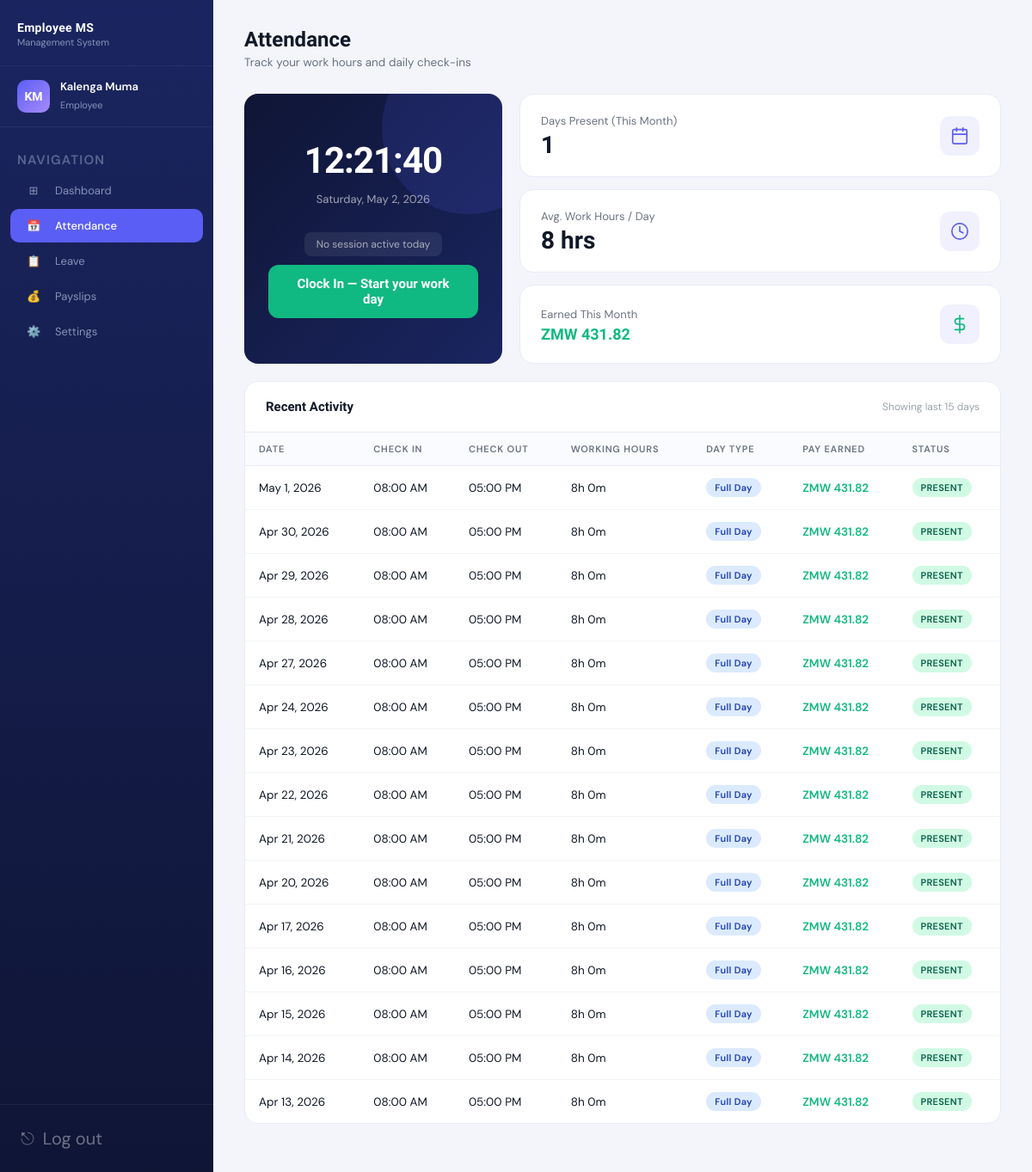
The app's page /employee/attendance.php (signed in) with its own data.
### tables this page shows
CREATE TABLE IF NOT EXISTS employees (
    employee_id          INT            PRIMARY KEY AUTO_INCREMENT,
    user_id              INT            UNIQUE NOT NULL,
    full_name            VARCHAR(100)   NOT NULL,
    department_id        INT            NOT NULL,
    position             VARCHAR(100)   NOT NULL,
    basic_salary         DECIMAL(10,2)  NOT NULL,
    joining_date         DATE           NOT NULL,
    annual_leave_balance DECIMAL(5,1)   DEFAULT 12.0,
    bio                  TEXT           NULL,
    is_active            TINYINT(1)     DEFAULT 1,
    FOREIGN KEY (user_id)        REFERENCES users(user_id)             ON DELETE CASCADE,
    FOREIGN KEY (department_id)  REFERENCES departments(department_id)
);

CREATE TABLE IF NOT EXISTS attendance (
    attendance_id  INT           PRIMARY KEY AUTO_INCREMENT,
    employee_id    INT           NOT NULL,
    date           DATE          NOT NULL,
    clock_in_time  TIME          NULL,
    clock_out_time TIME          NULL,
    total_hours    DECIMAL(4,2)  DEFAULT 0.00,
    daily_pay      DECIMAL(10,2) DEFAULT 0.00,
    UNIQUE KEY uq_attendance (employee_id, date),
    FOREIGN KEY (employee_id) REFERENCES employees(employee_id) ON DELETE CASCADE
);

### employee/attendance.php (the view, shortened to what this page needs)
<?php
require_once '../database/config.php';
$uid = $_SESSION['user_id'];
$emp = $conn->query("SELECT * FROM employees WHERE user_id=$uid")->fetch_assoc();
$eid = $emp['employee_id'];
$conn->query("ALTER TABLE attendance ADD COLUMN IF NOT EXISTS daily_pay DECIMAL(10,2) DEFAULT 0.00");
$backfill_rate = round((float)$emp['basic_salary'] / 22 / 8, 6);
$conn->query(
    "UPDATE attendance
     SET daily_pay = ROUND(total_hours * $backfill_rate, 2)
     WHERE employee_id = $eid
       AND total_hours > 0
       AND (daily_pay IS NULL OR daily_pay = 0)"
);
$today_att     = $conn->query("SELECT * FROM attendance WHERE employee_id=$eid AND date=CURDATE()")->fetch_assoc();
$can_clock_in  = !$today_att;
$days_present = $conn->query(
    "SELECT COUNT(*) as c FROM attendance
     WHERE employee_id=$eid
       AND MONTH(date)=MONTH(CURDATE())
       AND YEAR(date)=YEAR(CURDATE())"
)->fetch_assoc()['c'];
$avg_hours = $conn->query(
    "SELECT AVG(total_hours) as avg FROM attendance
     WHERE employee_id=$eid AND total_hours > 0"
)->fetch_assoc()['avg'];
$month_earned = $conn->query(
    "SELECT COALESCE(SUM(daily_pay), 0) as total FROM attendance
     WHERE employee_id=$eid
       AND MONTH(date)=MONTH(CURDATE())
       AND YEAR(date)=YEAR(CURDATE())"
)->fetch_assoc()['total'];
$records = $conn->query(
    "SELECT * FROM attendance WHERE employee_id=$eid ORDER BY date DESC LIMIT 15"
)->fetch_all(MYSQLI_ASSOC);
?>
<!DOCTYPE html>
<html lang="en">
<head>
    <link rel="stylesheet" href="../assets/css/dashboard.css">
</head>
<body>
<div class="app-layout">
    <?php include 'sidebar.php'; ?>
    <div class="main-content">
        <div class="page-header">
            <h1>Attendance</h1>
            <p>Track your work hours and daily check-ins</p>
        </div>
        <div class="page-body">
            <div style="display:grid;grid-template-columns:300px 1fr;gap:20px;margin-bottom:20px;">
                <div class="clock-panel">
                    <div class="clock-time" id="liveClock">--:--:--</div>
                    <div class="clock-date"><?= date('l, F j, Y') ?></div>
                    <?php if ($can_clock_in): ?>
                    <div class="live-hours-badge">No session active today</div>
                    <form method="POST" style="width:100%;">
                        <button type="submit" class="clock-btn clock-btn-in" style="width:100%;">
                            Clock In — Start your work day
                        </button>
                    </form>
                    <?php endif; ?>
                </div>
                <div style="display:flex;flex-direction:column;gap:14px;">
                    <div class="stat-card">
                        <div class="stat-info">
                            <div class="stat-label">Days Present (This Month)</div>
                            <div class="stat-value"><?= $days_present ?></div>
                        </div>
                        <div class="stat-icon">
                            <svg width="22" height="22" viewBox="0 0 24 24" fill="none" stroke="#5b5ef4" stroke-width="1.8" stroke-linecap="round" stroke-linejoin="round">
                                <rect x="3" y="4" width="18" height="18" rx="2"/>
                                <line x1="16" y1="2" x2="16" y2="6"/>
                                <line x1="8" y1="2" x2="8" y2="6"/>
                                <line x1="3" y1="10" x2="21" y2="10"/>
                            </svg>
                        </div>
                    </div>
                    <div class="stat-card">
                        <div class="stat-info">
                            <div class="stat-label">Avg. Work Hours / Day</div>
                            <div class="stat-value"><?= round($avg_hours ?? 0, 1) ?> hrs</div>
                        </div>
                        <div class="stat-icon">
                            <svg width="22" height="22" viewBox="0 0 24 24" fill="none" stroke="#5b5ef4" stroke-width="1.8" stroke-linecap="round" stroke-linejoin="round">
                                <circle cx="12" cy="12" r="10"/>
                                <polyline points="12 6 12 12 16 14"/>
                            </svg>
                        </div>
                    </div>
                    <div class="stat-card">
                        <div class="stat-info">
                            <div class="stat-label">Earned This Month</div>
                            <div class="stat-value" style="font-size:18px;color:#10b981;">
                                ZMW <?= number_format($month_earned, 2) ?>
                            </div>
                        </div>
                        <div class="stat-icon">
                            <svg width="22" height="22" viewBox="0 0 24 24" fill="none" stroke="#10b981" stroke-width="1.8" stroke-linecap="round" stroke-linejoin="round">
                                <line x1="12" y1="1" x2="12" y2="23"/>
                                <path d="M17 5H9.5a3.5 3.5 0 0 0 0 7h5a3.5 3.5 0 0 1 0 7H6"/>
                            </svg>
                        </div>
                    </div>
                </div>
            </div>
            <div class="card">
                <div class="card-header">
                    <h3>Recent Activity</h3>
                    <span style="font-size:12px;color:#9ca3af;">Showing last 15 days</span>
                </div>
                <table>
                    <thead>
                        <tr>
                            <th>Date</th>
                            <th>Check In</th>
                            <th>Check Out</th>
                            <th>Working Hours</th>
                            <th>Day Type</th>
                            <th>Pay Earned</th>
                            <th>Status</th>
                        </tr>
                    </thead>
                    <tbody>
                    <?php if (empty($records)): ?>
                        <tr>
                            <td colspan="7">
                                <div class="empty-state">
                                    <div class="empty-icon">
                                        <svg width="40" height="40" viewBox="0 0 24 24" fill="none" stroke="#d1d5db" stroke-width="1.5" stroke-linecap="round" stroke-linejoin="round">
                                            <rect x="3" y="4" width="18" height="18" rx="2"/>
                                            <line x1="16" y1="2" x2="16" y2="6"/>
                                            <line x1="8" y1="2" x2="8" y2="6"/>
                                            <line x1="3" y1="10" x2="21" y2="10"/>
                                        </svg>
                                    </div>
                                    <p>No attendance records yet.</p>
                                </div>
                            </td>
                        </tr>
                    <?php else: foreach ($records as $r):
                        $h     = (float)$r['total_hours'];
                        $h_int = floor($h);
                        $m_int = round(($h - $h_int) * 60);
                        $day_type = $h >= 7 ? 'Full Day' : ($h >= 4 ? 'Half Day' : ($h > 0 ? 'Short' : 'In Progress'));
                        $pay   = isset($r['daily_pay']) ? (float)$r['daily_pay'] : 0;
                        $is_today = ($r['date'] === date('Y-m-d'));
                    ?>
                        <tr <?= $is_today ? 'style="background:#f5f7ff;"' : '' ?>>
                            <td>
                                <?= date('M j, Y', strtotime($r['date'])) ?>
                            </td>
                            <td><?= $r['clock_in_time']  ? date('h:i A', strtotime($r['clock_in_time']))  : '—' ?></td>
                            <td>
                                <?php if ($r['clock_out_time']): ?>
                                    <?= date('h:i A', strtotime($r['clock_out_time'])) ?>
                                <?php else: ?>
                                    <span style="color:#f59e0b;font-weight:500;">Pending</span>
                                <?php endif; ?>
                            </td>
                            <td><?= $h > 0 ? "{$h_int}h {$m_int}m" : '—' ?></td>
                            <td><span class="badge badge-info"><?= $day_type ?></span></td>
                            <td class="pay-cell">
                                <?= $pay > 0
                                    ? 'ZMW ' . number_format($pay, 2)
                                    : '<span style="color:#9ca3af;">—</span>' ?>
                            </td>
                            <td>
                                <?php if (!$r['clock_out_time']): ?>
                                    <span class="badge badge-warning">IN PROGRESS</span>
                                <?php else: ?>
                                    <span class="badge badge-success">PRESENT</span>
                                <?php endif; ?>
                            </td>
                        </tr>
                    <?php endforeach; endif; ?>
                    </tbody>
                </table>
            </div>
        </div>
    </div>
</div>
</body>
</html>

### assets/css/dashboard.css (style rules this page uses)
*, *::before, *::after { box-sizing: border-box; margin: 0; padding: 0; }
:root { --navy: #0f1535; --navy-mid: #1a2560; --accent: #5b5ef4; --accent-light: #7b7ef7; --sidebar-width: 248px; --text-white: #ffffff; --text-muted: #8892b8; --body-bg: #f4f5fb; --card-bg: #ffffff; --border: #e8eaf6; --success: #10b981; --warning: #f59e0b; --danger: #ef4444; --info: #3b82f6; --text-dark: #111827; --text-gray: #6b7280; }
html, body { height: 100%; font-family: 'DM Sans', sans-serif; background: var(--body-bg); color: var(--text-dark); }
.app-layout { display: flex; height: 100vh; overflow: hidden; }
.main-content { margin-left: var(--sidebar-width); flex: 1; overflow-y: auto; height: 100vh; }
.page-header { padding: 32px 36px 0; }
.page-header h1 { font-family: 'Sora', sans-serif; font-size: 24px; font-weight: 700; color: var(--text-dark); margin-bottom: 4px; }
.page-header p { font-size: 13.5px; color: var(--text-gray); margin-bottom: 28px; }
.page-body { padding: 0 36px 36px; }
.stat-card { background: var(--card-bg); border: 1px solid var(--border); border-radius: 16px; padding: 22px 24px; display: flex; align-items: center; justify-content: space-between; transition: box-shadow 0.2s; }
.stat-info .stat-label { font-size: 13px; color: var(--text-gray); margin-bottom: 6px; }
.stat-info .stat-value { font-family: 'Sora', sans-serif; font-size: 28px; font-weight: 700; color: var(--text-dark); line-height: 1; }
.stat-icon { width: 46px; height: 46px; border-radius: 12px; display: flex; align-items: center; justify-content: center; font-size: 22px; background: #f0f0ff; }
.card { background: var(--card-bg); border: 1px solid var(--border); border-radius: 16px; overflow: hidden; margin-bottom: 20px; }
.card-header { padding: 20px 24px; border-bottom: 1px solid var(--border); display: flex; align-items: center; justify-content: space-between; }
.card-header h3 { font-family: 'Sora', sans-serif; font-size: 15px; font-weight: 600; color: var(--text-dark); }
table { width: 100%; border-collapse: collapse; }
thead th { text-align: left; font-size: 11px; font-weight: 600; color: var(--text-gray); text-transform: uppercase; letter-spacing: 0.8px; padding: 12px 16px; border-bottom: 1px solid var(--border); background: #fafbff; }
tbody td { padding: 14px 16px; font-size: 13.5px; color: var(--text-dark); border-bottom: 1px solid #f3f4f6; }
tbody tr:last-child td { border-bottom: none; }
.badge { display: inline-flex; align-items: center; padding: 4px 10px; border-radius: 20px; font-size: 11px; font-weight: 600; letter-spacing: 0.3px; }
.badge-success { background: #d1fae5; color: #065f46; }
.badge-info { background: #dbeafe; color: #1e40af; }
.clock-panel { background: linear-gradient(135deg, var(--navy), var(--navy-mid)); border-radius: 16px; padding: 28px; color: white; text-align: center; position: relative; overflow: hidden; }
.clock-panel::before { content: ''; position: absolute; top: -60px; right: -60px; width: 200px; height: 200px; background: rgba(91,94,244,0.15); border-radius: 50%; }
.clock-time { font-family: 'Sora', sans-serif; font-size: 42px; font-weight: 700; letter-spacing: -1px; margin-bottom: 6px; position: relative; z-index: 1; }
.clock-date { font-size: 13px; color: rgba(255,255,255,0.6); margin-bottom: 24px; position: relative; z-index: 1; }
.clock-btn { padding: 13px 32px; border-radius: 12px; border: none; font-family: 'Sora', sans-serif; font-size: 15px; font-weight: 600; cursor: pointer; transition: all 0.25s; position: relative; z-index: 1; }
.clock-btn-in { background: #10b981; color: white; }

### employee/attendance.php (style rules this page uses)
.clock-panel { display: flex; flex-direction: column; align-items: center; justify-content: center; gap: 6px; }
.live-hours-badge { background: rgba(255,255,255,0.08); border-radius: 8px; padding: 6px 14px; font-size: 12px; color: rgba(255,255,255,0.6); margin-bottom: 4px; }
td.pay-cell { font-weight: 600; color: #10b981; }

### records on screen
employees: employee_id "1"
attendance: date "May 1, 2026", clock_in_time "08:00 AM", clock_out_time "05:00 PM", total_hours "8", total_hours "0", total_hours "Full Day", daily_pay "431.82", shows "PRESENT"
attendance: date "Apr 30, 2026", clock_in_time "08:00 AM", clock_out_time "05:00 PM", total_hours "8", total_hours "0", total_hours "Full Day", daily_pay "431.82", shows "PRESENT"
attendance: date "Apr 29, 2026", clock_in_time "08:00 AM", clock_out_time "05:00 PM", total_hours "8", total_hours "0", total_hours "Full Day", daily_pay "431.82", shows "PRESENT"
attendance: date "Apr 28, 2026", clock_in_time "08:00 AM", clock_out_time "05:00 PM", total_hours "8", total_hours "0", total_hours "Full Day", daily_pay "431.82", shows "PRESENT"
attendance: date "Apr 27, 2026", clock_in_time "08:00 AM", clock_out_time "05:00 PM", total_hours "8", total_hours "0", total_hours "Full Day", daily_pay "431.82", shows "PRESENT"
attendance: date "Apr 24, 2026", clock_in_time "08:00 AM", clock_out_time "05:00 PM", total_hours "8", total_hours "0", total_hours "Full Day", daily_pay "431.82", shows "PRESENT"
attendance: date "Apr 23, 2026", clock_in_time "08:00 AM", clock_out_time "05:00 PM", total_hours "8", total_hours "0", total_hours "Full Day", daily_pay "431.82", shows "PRESENT"
attendance: date "Apr 22, 2026", clock_in_time "08:00 AM", clock_out_time "05:00 PM", total_hours "8", total_hours "0", total_hours "Full Day", daily_pay "431.82", shows "PRESENT"
attendance: date "Apr 21, 2026", clock_in_time "08:00 AM", clock_out_time "05:00 PM", total_hours "8", total_hours "0", total_hours "Full Day", daily_pay "431.82", shows "PRESENT"
attendance: date "Apr 20, 2026", clock_in_time "08:00 AM", clock_out_time "05:00 PM", total_hours "8", total_hours "0", total_hours "Full Day", daily_pay "431.82", shows "PRESENT"
attendance: date "Apr 17, 2026", clock_in_time "08:00 AM", clock_out_time "05:00 PM", total_hours "8", total_hours "0", total_hours "Full Day", daily_pay "431.82", shows "PRESENT"
attendance: date "Apr 16, 2026", clock_in_time "08:00 AM", clock_out_time "05:00 PM", total_hours "8", total_hours "0", total_hours "Full Day", daily_pay "431.82", shows "PRESENT"
attendance: date "Apr 15, 2026", clock_in_time "08:00 AM", clock_out_time "05:00 PM", total_hours "8", total_hours "0", total_hours "Full Day", daily_pay "431.82", shows "PRESENT"
attendance: date "Apr 14, 2026", clock_in_time "08:00 AM", clock_out_time "05:00 PM", total_hours "8", total_hours "0", total_hours "Full Day", daily_pay "431.82", shows "PRESENT"
attendance: date "Apr 13, 2026", clock_in_time "08:00 AM", clock_out_time "05:00 PM", total_hours "8", total_hours "0", total_hours "Full Day", daily_pay "431.82", shows "PRESENT"

### other values on screen
$initials "KM"
$name "Kalenga Muma"
$avg_hours "8"
$month_earned "431.82"
